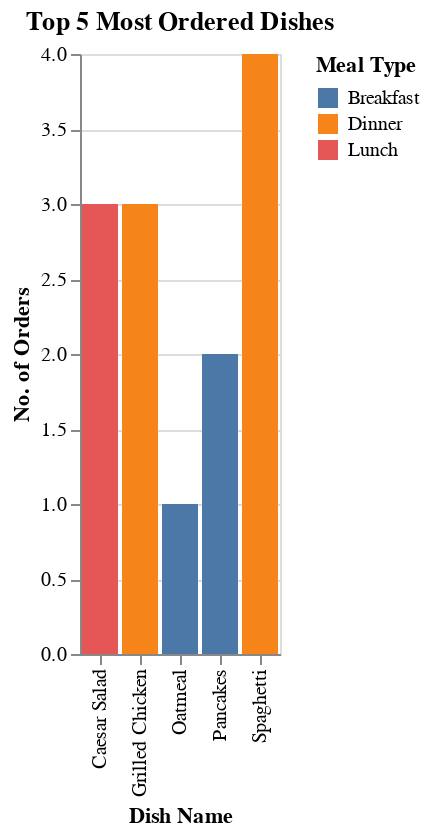

Notebook cell for this chart:
### Code cell
import altair as alt

# Calculate the count of orders for each `Dish Name`
orders = merged_df["Dish Name_x"].value_counts()

# Get the top 5 most ordered dishes
top_dishes = orders.head(5).index.tolist()

# Create a DataFrame for the top dishes
top_dishes_df = merged_df[merged_df["Dish Name_x"].isin(top_dishes)]

# Create a stacked bar chart
chart = (
    alt.Chart(top_dishes_df)
    .mark_bar()
    .encode(
        x=alt.X("Dish Name_x", axis=alt.Axis(title="Dish Name")),
        y=alt.Y("count()", title="No. of Orders"),
        color=alt.Color("Meal Type_x", legend=alt.Legend(title="Meal Type")),
        tooltip=["Dish Name_x", "Meal Type_x", "count()"],
    )
    .properties(title="Top 5 Most Ordered Dishes")
    .interactive()
)

# Display the plot
chart.save("top_5_most_ordered_dishes_by_meal_type.json")
chart.display()

### Figure 1 — Vega-Lite specification as saved in the notebook (floating-point values rounded to 4 significant figures)
{"config": {"view": {"continuousWidth": 300, "continuousHeight": 300}}, "data": {"name": "data-b2d47724237e25ef0cae181a128470d7"}, "mark": {"type": "bar"}, "encoding": {"color": {"field": "Meal Type_x", "legend": {"title": "Meal Type"}, "type": "nominal"}, "tooltip": [{"field": "Dish Name_x", "type": "nominal"}, {"field": "Meal Type_x", "type": "nominal"}, {"aggregate": "count", "type": "quantitative"}], "x": {"axis": {"title": "Dish Name"}, "field": "Dish Name_x", "type": "nominal"}, "y": {"aggregate": "count", "title": "No. of Orders", "type": "quantitative"}}, "params": [{"name": "param_3", "select": {"type": "interval", "encodings": ["x", "y"]}, "bind": "scales"}], "title": "Top 5 Most Ordered Dishes", "$schema": "https://vega.github.io/schema/vega-lite/v5.20.1.json", "datasets": {"data-b2d47724237e25ef0cae181a128470d7": [{"Session ID": "S001", "User ID": "U001", "Dish Name_x": "Spaghetti", "Meal Type_x": "Dinner", "Session Start": "2024-12-01T19:00:00", "Session End": "2024-12-01T19:30:00", "Duration (mins)": 30, "Session Rating": 4.5, "Order ID": 1001, "Order Date": "2024-12-01T00:00:00", "Meal Type_y": "Dinner", "Dish Name_y": "Spaghetti", "Order Status": "Completed", "Amount (USD)": 15.0, "Time of Day": "Night", "Rating": 5.0, "User Name": "Alice Johnson", "Age": 28, "Location": "New York", "Registration Date": "2023-01-15T00:00:00", "Phone": "123-456-7890", "Email": "alice@email.com", "Favorite Meal": "Dinner", "Total Orders": 12}, {"Session ID": "S002", "User ID": "U002", "Dish Name_x": "Caesar Salad", "Meal Type_x": "Lunch", "Session Start": "2024-12-01T12:00:00", "Session End": "2024-12-01T12:20:00", "Duration (mins)": 20, "Session Rating": 4.0, "Order ID": 1002, "Order Date": "2024-12-01T00:00:00", "Meal Type_y": "Lunch", "Dish Name_y": "Caesar Salad", "Order Status": "Completed", "Amount (USD)": 10.0, "Time of Day": "Day", "Rating": 4.0, "User Name": "Bob Smith", "Age": 35, "Location": "Los Angeles", "Registration Date": "2023-02-20T00:00:00", "Phone": "987-654-3210", "Email": "bob@email.com", "Favorite Meal": "Lunch", "Total Orders": 8}, {"Session ID": "S004", "User ID": "U001", "Dish Name_x": "Pancakes", "Meal Type_x": "Breakfast", "Session Start": "2024-12-02T07:30:00", "Session End": "2024-12-02T08:00:00", "Duration (mins)": 30, "Session Rating": 4.2, "Order ID": 1004, "Order Date": "2024-12-02T00:00:00", "Meal Type_y": "Breakfast", "Dish Name_y": "Pancakes", "Order Status": "Completed", "Amount (USD)": 8.0, "Time of Day": "Morning", "Rating": 4.0, "User Name": "Alice Johnson", "Age": 28, "Location": "New York", "Registration Date": "2023-01-15T00:00:00", "Phone": "123-456-7890", "Email": "alice@email.com", "Favorite Meal": "Dinner", "Total Orders": 12}, {"Session ID": "S005", "User ID": "U004", "Dish Name_x": "Caesar Salad", "Meal Type_x": "Lunch", "Session Start": "2024-12-03T13:00:00", "Session End": "2024-12-03T13:15:00", "Duration (mins)": 15, "Session Rating": 4.7, "Order ID": 1005, "Order Date": "2024-12-03T00:00:00", "Meal Type_y": "Lunch", "Dish Name_y": "Caesar Salad", "Order Status": "Completed", "Amount (USD)": 9.0, "Time of Day": "Day", "Rating": 4.0, "User Name": "David Brown", "Age": 27, "Location": "San Francisco", "Registration Date": "2023-04-05T00:00:00", "Phone": "444-333-2222", "Email": "david@email.com", "Favorite Meal": "Dinner", "Total Orders": 10}, {"Session ID": "S006", "User ID": "U002", "Dish Name_x": "Spaghetti", "Meal Type_x": "Dinner", "Session Start": "2024-12-03T18:30:00", "Session End": "2024-12-03T19:00:00", "Duration (mins)": 30, "Session Rating": 4.3, "Order ID": 1006, "Order Date": "2024-12-03T00:00:00", "Meal Type_y": "Dinner", "Dish Name_y": "Spaghetti", "Order Status": "Completed", "Amount (USD)": 14.0, "Time of Day": "Night", "Rating": 4.0, "User Name": "Bob Smith", "Age": 35, "Location": "Los Angeles", "Registration Date": "2023-02-20T00:00:00", "Phone": "987-654-3210", "Email": "bob@email.com", "Favorite Meal": "Lunch", "Total Orders": 8}, {"Session ID": "S007", "User ID": "U005", "Dish Name_x": "Grilled Chicken", "Meal Type_x": "Dinner", "Session Start": "2024-12-04T18:00:00", "Session End": "2024-12-04T18:45:00", "Duration (mins)": 45, "Session Rating": 4.6, "Order ID": 1007, "Order Date": "2024-12-04T00:00:00", "Meal Type_y": "Dinner", "Dish Name_y": "Grilled Chicken", "Order Status": "Completed", "Amount (USD)": 13.5, "Time of Day": "Night", "Rating": 4.0, "User Name": "Emma White", "Age": 30, "Location": "Seattle", "Registration Date": "2023-05-22T00:00:00", "Phone": "777-888-9999", "Email": "emma@email.com", "Favorite Meal": "Lunch", "Total Orders": 9}, {"Session ID": "S009", "User ID": "U001", "Dish Name_x": "Grilled Chicken", "Meal Type_x": "Dinner", "Session Start": "2024-12-05T19:00:00", "Session End": "2024-12-05T19:40:00", "Duration (mins)": 40, "Session Rating": 4.9, "Order ID": 1009, "Order Date": "2024-12-05T00:00:00", "Meal Type_y": "Dinner", "Dish Name_y": "Grilled Chicken", "Order Status": "Completed", "Amount (USD)": 12.0, "Time of Day": "Night", "Rating": 5.0, "User Name": "Alice Johnson", "Age": 28, "Location": "New York", "Registration Date": "2023-01-15T00:00:00", "Phone": "123-456-7890", "Email": "alice@email.com", "Favorite Meal": "Dinner", "Total Orders": 12}, {"Session ID": "S010", "User ID": "U002", "Dish Name_x": "Oatmeal", "Meal Type_x": "Breakfast", "Session Start": "2024-12-05T07:00:00", "Session End": "2024-12-05T07:10:00", "Duration (mins)": 10, "Session Rating": 4.1, "Order ID": 1010, "Order Date": "2024-12-05T00:00:00", "Meal Type_y": "Breakfast", "Dish Name_y": "Oatmeal", "Order Status": "Completed", "Amount (USD)": 7.0, "Time of Day": "Morning", "Rating": 4.0, "User Name": "Bob Smith", "Age": 35, "Location": "Los Angeles", "Registration Date": "2023-02-20T00:00:00", "Phone": "987-654-3210", "Email": "bob@email.com", "Favorite Meal": "Lunch", "Total Orders": 8}, {"Session ID": "S011", "User ID": "U003", "Dish Name_x": "Pancakes", "Meal Type_x": "Breakfast", "Session Start": "2024-12-06T08:00:00", "Session End": "2024-12-06T08:30:00", "Duration (mins)": 30, "Session Rating": 4.6, "Order ID": 1011, "Order Date": "2024-12-06T00:00:00", "Meal Type_y": "Breakfast", "Dish Name_y": "Pancakes", "Order Status": "Completed", "Amount (USD)": 8.5, "Time of Day": "Morning", "Rating": 4.0, "User Name": "Charlie Lee", "Age": 42, "Location": "Chicago", "Registration Date": "2023-03-10T00:00:00", "Phone": "555-123-4567", "Email": "charlie@email.com", "Favorite Meal": "Breakfast", "Total Orders": 15}, {"Session ID": "S012", "User ID": "U004", "Dish Name_x": "Spaghetti", "Meal Type_x": "Dinner", "Session Start": "2024-12-06T19:00:00", "Session End": "2024-12-06T19:40:00", "Duration (mins)": 40, "Session Rating": 4.7, "Order ID": 1012, "Order Date": "2024-12-06T00:00:00", "Meal Type_y": "Dinner", "Dish Name_y": "Spaghetti", "Order Status": "Completed", "Amount (USD)": 12.5, "Time of Day": "Night", "Rating": 4.0, "User Name": "David Brown", "Age": 27, "Location": "San Francisco", "Registration Date": "2023-04-05T00:00:00", "Phone": "444-333-2222", "Email": "david@email.com", "Favorite Meal": "Dinner", "Total Orders": 10}, {"Session ID": "S013", "User ID": "U005", "Dish Name_x": "Caesar Salad", "Meal Type_x": "Lunch", "Session Start": "2024-12-07T12:30:00", "Session End": "2024-12-07T13:00:00", "Duration (mins)": 30, "Session Rating": 4.4, "Order ID": 1013, "Order Date": "2024-12-07T00:00:00", "Meal Type_y": "Lunch", "Dish Name_y": "Caesar Salad", "Order Status": "Completed", "Amount (USD)": 9.0, "Time of Day": "Day", "Rating": 4.0, "User Name": "Emma White", "Age": 30, "Location": "Seattle", "Registration Date": "2023-05-22T00:00:00", "Phone": "777-888-9999", "Email": "emma@email.com", "Favorite Meal": "Lunch", "Total Orders": 9}, {"Session ID": "S014", "User ID": "U006", "Dish Name_x": "Grilled Chicken", "Meal Type_x": "Dinner", "Session Start": "2024-12-07T18:00:00", "Session End": "2024-12-07T18:45:00", "Duration (mins)": 45, "Session Rating": 4.8, "Order ID": 1014, "Order Date": "2024-12-07T00:00:00", "Meal Type_y": "Dinner", "Dish Name_y": "Grilled Chicken", "Order Status": "Completed", "Amount (USD)": 13.0, "Time of Day": "Night", "Rating": 5.0, "User Name": "Frank Green", "Age": 25, "Location": "Austin", "Registration Date": "2023-06-15T00:00:00", "Phone": "888-777-6666", "Email": "frank@email.com", "Favorite Meal": "Dinner", "Total Orders": 7}, {"Session ID": "S015", "User ID": "U007", "Dish Name_x": "Spaghetti", "Meal Type_x": "Dinner", "Session Start": "2024-12-08T19:30:00", "Session End": "2024-12-08T20:10:00", "Duration (mins)": 40, "Session Rating": 5.0, "Order ID": 1015, "Order Date": "2024-12-08T00:00:00", "Meal Type_y": "Dinner", "Dish Name_y": "Spaghetti", "Order Status": "Completed", "Amount (USD)": 14.0, "Time of Day": "Night", "Rating": 5.0, "User Name": "Grace King", "Age": 38, "Location": "Boston", "Registration Date": "2023-07-02T00:00:00", "Phone": "999-888-7777", "Email": "grace@email.com", "Favorite Meal": "Breakfast", "Total Orders": 14}]}}
